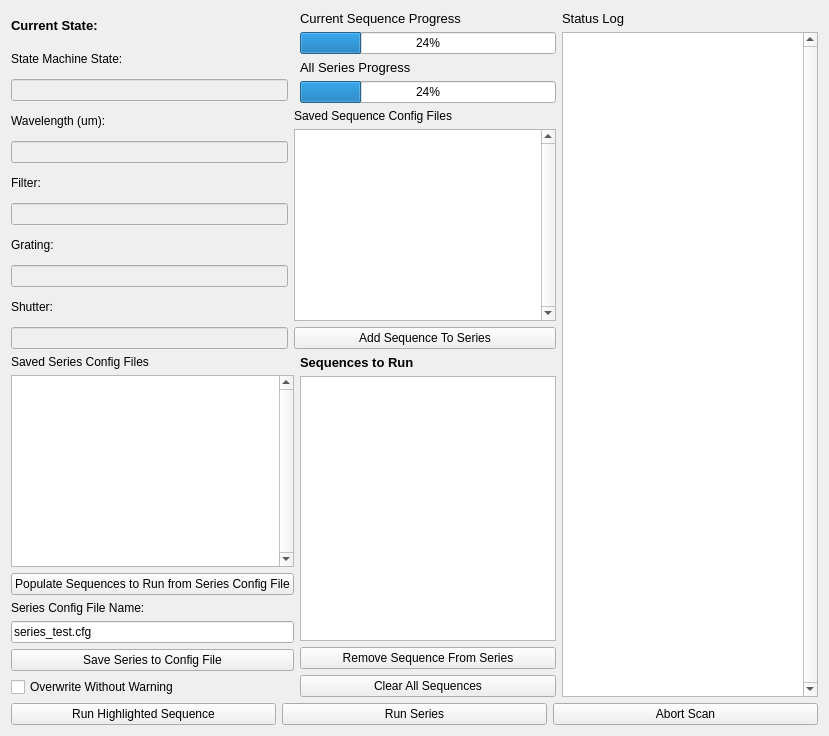
     <widget class="QWidget" name="tab1_series_scan">
      <attribute name="title">
       <string>Series</string>
      </attribute>
      <layout class="QGridLayout" name="gridLayout_2">
       <item row="0" column="0" rowspan="2">
        <layout class="QVBoxLayout" name="verticalLayout_2">
         <item>
          <widget class="QLabel" name="curent_parameters_title_tab1">
           <property name="font">
            <font>
             <pointsize>10</pointsize>
             <weight>75</weight>
             <bold>true</bold>
            </font>
           </property>
           <property name="text">
            <string>Current State:</string>
           </property>
          </widget>
         </item>
         <item>
          <widget class="QLabel" name="label">
           <property name="text">
            <string>State Machine State:</string>
           </property>
          </widget>
         </item>
         <item>
          <widget class="QLineEdit" name="lineEdit">
           <property name="enabled">
            <bool>false</bool>
           </property>
          </widget>
         </item>
         <item>
          <widget class="QLabel" name="wavelength_current_label_tab1">
           <property name="text">
            <string>Wavelength (um):</string>
           </property>
          </widget>
         </item>
         <item>
          <widget class="QLineEdit" name="wavelength_current_ledit_tab1">
           <property name="enabled">
            <bool>false</bool>
           </property>
           <property name="text">
            <string/>
           </property>
          </widget>
         </item>
         <item>
          <widget class="QLabel" name="osf_current_label_tab1">
           <property name="text">
            <string>Filter:</string>
           </property>
          </widget>
         </item>
         <item>
          <widget class="QLineEdit" name="osf_current_ledit_tab1">
           <property name="enabled">
            <bool>false</bool>
           </property>
          </widget>
         </item>
         <item>
          <widget class="QLabel" name="grating_current_label_tab1">
           <property name="text">
            <string>Grating:</string>
           </property>
          </widget>
         </item>
         <item>
          <widget class="QLineEdit" name="grating_current_ledit_tab1">
           <property name="enabled">
            <bool>false</bool>
           </property>
          </widget>
         </item>
         <item>
          <widget class="QLabel" name="shutter_current_label_tab1">
           <property name="text">
            <string>Shutter:</string>
           </property>
          </widget>
         </item>
         <item>
          <widget class="QLineEdit" name="shutter_current_ledit_tab1">
           <property name="enabled">
            <bool>false</bool>
           </property>
          </widget>
         </item>
        </layout>
       </item>
       <item row="0" column="2">
        <layout class="QVBoxLayout" name="progressBar_verticalLayout_tab1">
         <item>
          <widget class="QLabel" name="sequence_progress_label_tab1">
           <property name="font">
            <font>
             <pointsize>10</pointsize>
            </font>
           </property>
           <property name="text">
            <string>Current Sequence Progress</string>
           </property>
          </widget>
         </item>
         <item>
          <widget class="QProgressBar" name="sequence_progressBar_tab1">
           <property name="value">
            <number>24</number>
           </property>
          </widget>
         </item>
         <item>
          <widget class="QLabel" name="series_progress_label_tab1">
           <property name="font">
            <font>
             <pointsize>10</pointsize>
            </font>
           </property>
           <property name="text">
            <string>All Series Progress</string>
           </property>
          </widget>
         </item>
         <item>
          <widget class="QProgressBar" name="series_progressBar_tab1">
           <property name="value">
            <number>24</number>
           </property>
          </widget>
         </item>
        </layout>
       </item>
       <item row="0" column="3" rowspan="3">
        <layout class="QVBoxLayout" name="sl_verticalLayout_tab1">
         <item>
          <widget class="QLabel" name="status_log_label_tab1">
           <property name="font">
            <font>
             <pointsize>10</pointsize>
            </font>
           </property>
           <property name="text">
            <string>Status Log</string>
           </property>
          </widget>
         </item>
         <item>
          <widget class="QTextBrowser" name="sl_textBrowser_tab1">
           <property name="verticalScrollBarPolicy">
            <enum>Qt::ScrollBarAlwaysOn</enum>
           </property>
          </widget>
         </item>
        </layout>
       </item>
       <item row="1" column="1" colspan="2">
        <layout class="QVBoxLayout" name="add_sequence_verticalLayout_tab1">
         <item>
          <widget class="QLabel" name="sequence_config_files_label_tab1">
           <property name="text">
            <string>Saved Sequence Config Files</string>
           </property>
          </widget>
         </item>
         <item>
          <widget class="QListWidget" name="sequence_config_files_tab1">
           <property name="verticalScrollBarPolicy">
            <enum>Qt::ScrollBarAlwaysOn</enum>
           </property>
           <property name="editTriggers">
            <set>QAbstractItemView::NoEditTriggers</set>
           </property>
           <property name="dragDropOverwriteMode">
            <bool>true</bool>
           </property>
           <property name="dragDropMode">
            <enum>QAbstractItemView::DragDrop</enum>
           </property>
          </widget>
         </item>
         <item>
          <widget class="QPushButton" name="add_sequence_button_tab1">
           <property name="sizePolicy">
            <sizepolicy hsizetype="Minimum" vsizetype="Maximum">
             <horstretch>0</horstretch>
             <verstretch>0</verstretch>
            </sizepolicy>
           </property>
           <property name="text">
            <string>Add Sequence To Series</string>
           </property>
          </widget>
         </item>
        </layout>
       </item>
       <item row="2" column="0" colspan="2">
        <layout class="QVBoxLayout" name="saved_series_verticalLayout_tab1">
         <item>
          <widget class="QLabel" name="saved_series_config_files_label_tab1">
           <property name="text">
            <string>Saved Series Config Files</string>
           </property>
          </widget>
         </item>
         <item>
          <widget class="QListWidget" name="saved_series_config_files_tab1">
           <property name="verticalScrollBarPolicy">
            <enum>Qt::ScrollBarAlwaysOn</enum>
           </property>
           <property name="editTriggers">
            <set>QAbstractItemView::NoEditTriggers</set>
           </property>
           <property name="dragDropMode">
            <enum>QAbstractItemView::NoDragDrop</enum>
           </property>
           <property name="selectionMode">
            <enum>QAbstractItemView::SingleSelection</enum>
           </property>
          </widget>
         </item>
         <item>
          <widget class="QPushButton" name="load_series_button_tab1">
           <property name="sizePolicy">
            <sizepolicy hsizetype="Minimum" vsizetype="Maximum">
             <horstretch>0</horstretch>
             <verstretch>0</verstretch>
            </sizepolicy>
           </property>
           <property name="text">
            <string>Populate Sequences to Run from Series Config File</string>
           </property>
          </widget>
         </item>
         <item>
          <widget class="QLabel" name="series_name_label_tab1">
           <property name="sizePolicy">
            <sizepolicy hsizetype="Preferred" vsizetype="Maximum">
             <horstretch>0</horstretch>
             <verstretch>0</verstretch>
            </sizepolicy>
           </property>
           <property name="text">
            <string>Series Config File Name:</string>
           </property>
          </widget>
         </item>
         <item>
          <widget class="QLineEdit" name="series_name_ledit_tab1">
           <property name="text">
            <string>series_test.cfg</string>
           </property>
           <property name="placeholderText">
            <string/>
           </property>
          </widget>
         </item>
         <item>
          <widget class="QPushButton" name="save_series_button_tab1">
           <property name="sizePolicy">
            <sizepolicy hsizetype="Minimum" vsizetype="Maximum">
             <horstretch>0</horstretch>
             <verstretch>0</verstretch>
            </sizepolicy>
           </property>
           <property name="text">
            <string>Save Series to Config File</string>
           </property>
          </widget>
         </item>
         <item>
          <widget class="QCheckBox" name="overwrite_checkBox_tab1">
           <property name="text">
            <string>Overwrite Without Warning</string>
           </property>
          </widget>
         </item>
        </layout>
       </item>
       <item row="2" column="2">
        <layout class="QVBoxLayout" name="run_series_verticalLayout_tab1">
         <item>
          <widget class="QLabel" name="series_configs_label_tab1">
           <property name="font">
            <font>
             <pointsize>10</pointsize>
             <weight>75</weight>
             <bold>true</bold>
            </font>
           </property>
           <property name="text">
            <string>Sequences to Run</string>
           </property>
          </widget>
         </item>
         <item>
          <widget class="QListWidget" name="series_config_files_tab1">
           <property name="verticalScrollBarPolicy">
            <enum>Qt::ScrollBarAsNeeded</enum>
           </property>
           <property name="editTriggers">
            <set>QAbstractItemView::NoEditTriggers</set>
           </property>
           <property name="dragEnabled">
            <bool>true</bool>
           </property>
           <property name="dragDropMode">
            <enum>QAbstractItemView::DragDrop</enum>
           </property>
           <property name="selectionMode">
            <enum>QAbstractItemView::NoSelection</enum>
           </property>
          </widget>
         </item>
         <item>
          <widget class="QPushButton" name="remove_sequence_button_tab1">
           <property name="text">
            <string>Remove Sequence From Series</string>
           </property>
           <property name="checkable">
            <bool>false</bool>
           </property>
          </widget>
         </item>
         <item>
          <widget class="QPushButton" name="clear_all_sequences_button_tab_1">
           <property name="text">
            <string>Clear All Sequences</string>
           </property>
          </widget>
         </item>
        </layout>
       </item>
       <item row="3" column="0" colspan="4">
        <layout class="QHBoxLayout" name="run_bottons_horizontalLayout_tab1">
         <item>
          <widget class="QPushButton" name="run_single_tab1">
           <property name="text">
            <string>Run Highlighted Sequence</string>
           </property>
           <property name="iconSize">
            <size>
             <width>20</width>
             <height>40</height>
            </size>
           </property>
          </widget>
         </item>
         <item>
          <widget class="QPushButton" name="run_series_tab1">
           <property name="text">
            <string>Run Series</string>
           </property>
           <property name="iconSize">
            <size>
             <width>20</width>
             <height>40</height>
            </size>
           </property>
          </widget>
         </item>
         <item>
          <widget class="QPushButton" name="abort_scan_button_tab1">
           <property name="text">
            <string>Abort Scan</string>
           </property>
           <property name="iconSize">
            <size>
             <width>20</width>
             <height>40</height>
            </size>
           </property>
          </widget>
         </item>
        </layout>
       </item>
      </layout>
     </widget>
